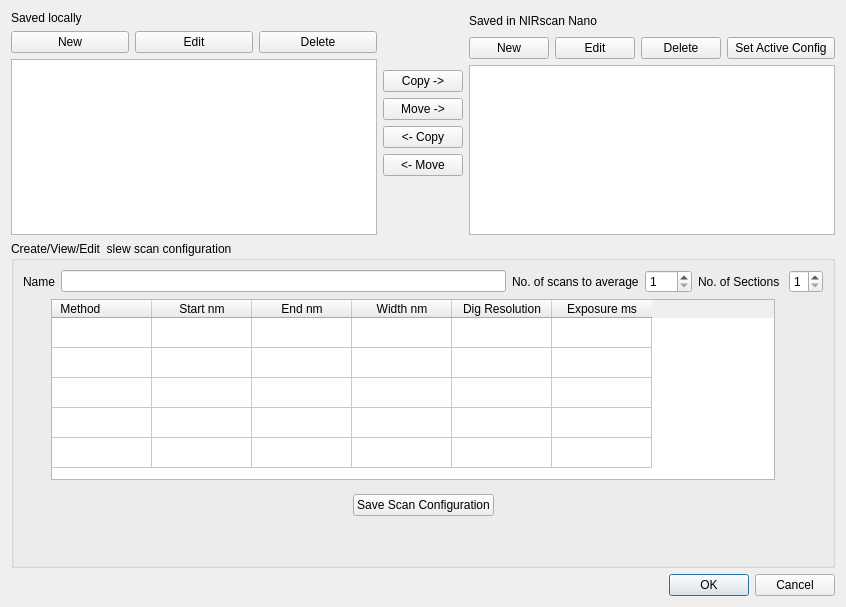
<?xml version="1.0" encoding="UTF-8"?>
<ui version="4.0">
 <class>ScanConfigDialog</class>
 <widget class="QDialog" name="ScanConfigDialog">
  <property name="geometry">
   <rect>
    <x>0</x>
    <y>0</y>
    <width>846</width>
    <height>607</height>
   </rect>
  </property>
  <property name="sizePolicy">
   <sizepolicy hsizetype="Fixed" vsizetype="Preferred">
    <horstretch>0</horstretch>
    <verstretch>0</verstretch>
   </sizepolicy>
  </property>
  <property name="windowTitle">
   <string>Scan Configuration</string>
  </property>
  <property name="styleSheet">
   <string notr="true"/>
  </property>
  <layout class="QVBoxLayout" name="verticalLayout_10">
   <item>
    <layout class="QVBoxLayout" name="verticalLayout_9">
     <item>
      <layout class="QHBoxLayout" name="horizontalLayout_5">
       <item>
        <layout class="QVBoxLayout" name="verticalLayout_6">
         <item>
          <layout class="QVBoxLayout" name="verticalLayout_2">
           <item>
            <widget class="QLabel" name="label">
             <property name="text">
              <string>Saved locally</string>
             </property>
            </widget>
           </item>
           <item>
            <layout class="QHBoxLayout" name="horizontalLayout_6">
             <item>
              <widget class="QPushButton" name="pushButton_new_local">
               <property name="text">
                <string>New</string>
               </property>
              </widget>
             </item>
             <item>
              <widget class="QPushButton" name="pushButton_edit_local">
               <property name="text">
                <string>Edit</string>
               </property>
               <property name="checkable">
                <bool>true</bool>
               </property>
              </widget>
             </item>
             <item>
              <widget class="QPushButton" name="pushButton_delete_local">
               <property name="text">
                <string>Delete</string>
               </property>
              </widget>
             </item>
            </layout>
           </item>
          </layout>
         </item>
         <item>
          <widget class="QListWidget" name="listWidget_local_scan_cfg"/>
         </item>
        </layout>
       </item>
       <item>
        <layout class="QVBoxLayout" name="verticalLayout_5">
         <item>
          <spacer name="verticalSpacer">
           <property name="orientation">
            <enum>Qt::Vertical</enum>
           </property>
           <property name="sizeHint" stdset="0">
            <size>
             <width>20</width>
             <height>40</height>
            </size>
           </property>
          </spacer>
         </item>
         <item>
          <widget class="QPushButton" name="pushButton_copy_right">
           <property name="text">
            <string>Copy -&gt;</string>
           </property>
          </widget>
         </item>
         <item>
          <widget class="QPushButton" name="pushButton_move_right">
           <property name="text">
            <string>Move -&gt;</string>
           </property>
          </widget>
         </item>
         <item>
          <widget class="QPushButton" name="pushButton_copy_left">
           <property name="text">
            <string>&lt;- Copy</string>
           </property>
          </widget>
         </item>
         <item>
          <widget class="QPushButton" name="pushButton_move_left">
           <property name="text">
            <string>&lt;- Move</string>
           </property>
          </widget>
         </item>
         <item>
          <spacer name="verticalSpacer_2">
           <property name="orientation">
            <enum>Qt::Vertical</enum>
           </property>
           <property name="sizeHint" stdset="0">
            <size>
             <width>20</width>
             <height>40</height>
            </size>
           </property>
          </spacer>
         </item>
        </layout>
       </item>
       <item>
        <layout class="QVBoxLayout" name="verticalLayout_4">
         <item>
          <layout class="QVBoxLayout" name="verticalLayout_3">
           <item>
            <layout class="QHBoxLayout" name="horizontalLayout_8">
             <item>
              <widget class="QLabel" name="label_2">
               <property name="text">
                <string>Saved in NIRscan Nano</string>
               </property>
              </widget>
             </item>
             <item>
              <spacer name="horizontalSpacer">
               <property name="orientation">
                <enum>Qt::Horizontal</enum>
               </property>
               <property name="sizeHint" stdset="0">
                <size>
                 <width>188</width>
                 <height>20</height>
                </size>
               </property>
              </spacer>
             </item>
            </layout>
           </item>
           <item>
            <layout class="QHBoxLayout" name="horizontalLayout_7" stretch="1,0,1,2">
             <item>
              <widget class="QPushButton" name="pushButton_new_target">
               <property name="text">
                <string>New</string>
               </property>
              </widget>
             </item>
             <item>
              <widget class="QPushButton" name="pushButton_edit_target">
               <property name="text">
                <string>Edit</string>
               </property>
               <property name="checkable">
                <bool>true</bool>
               </property>
              </widget>
             </item>
             <item>
              <widget class="QPushButton" name="pushButton_delete_target">
               <property name="text">
                <string>Delete</string>
               </property>
              </widget>
             </item>
             <item>
              <widget class="QPushButton" name="pushButton_set_active">
               <property name="toolTip">
                <string>Click to set the current selected Scan as default configuration on EVM</string>
               </property>
               <property name="text">
                <string>Set Active Config</string>
               </property>
              </widget>
             </item>
            </layout>
           </item>
          </layout>
         </item>
         <item>
          <widget class="QListWidget" name="listWidget_target_scan_cfg"/>
         </item>
        </layout>
       </item>
      </layout>
     </item>
     <item>
      <layout class="QVBoxLayout" name="verticalLayout_8">
       <item>
        <widget class="QGroupBox" name="groupBox_3">
         <property name="title">
          <string>Create/View/Edit  slew scan configuration</string>
         </property>
         <layout class="QVBoxLayout" name="verticalLayout_7">
          <item>
           <layout class="QVBoxLayout" name="verticalLayout">
            <item>
             <layout class="QHBoxLayout" name="horizontalLayout_4">
              <item>
               <layout class="QHBoxLayout" name="horizontalLayout">
                <item>
                 <widget class="QLabel" name="label_16">
                  <property name="text">
                   <string>Name</string>
                  </property>
                 </widget>
                </item>
                <item>
                 <widget class="QLineEdit" name="lineEdit_scan_config_name">
                  <property name="maxLength">
                   <number>13</number>
                  </property>
                 </widget>
                </item>
               </layout>
              </item>
              <item>
               <layout class="QHBoxLayout" name="horizontalLayout_2">
                <item>
                 <widget class="QLabel" name="label_15">
                  <property name="text">
                   <string>No. of scans to average</string>
                  </property>
                 </widget>
                </item>
                <item>
                 <widget class="QSpinBox" name="spinBox_num_scans_avg">
                  <property name="minimum">
                   <number>1</number>
                  </property>
                  <property name="maximum">
                   <number>100</number>
                  </property>
                  <property name="value">
                   <number>1</number>
                  </property>
                 </widget>
                </item>
               </layout>
              </item>
              <item>
               <layout class="QHBoxLayout" name="horizontalLayout_3">
                <item>
                 <widget class="QLabel" name="label_NumSections">
                  <property name="text">
                   <string>No. of Sections </string>
                  </property>
                 </widget>
                </item>
                <item>
                 <widget class="QSpinBox" name="spinBox_numSections">
                  <property name="minimum">
                   <number>1</number>
                  </property>
                  <property name="maximum">
                   <number>5</number>
                  </property>
                 </widget>
                </item>
               </layout>
              </item>
             </layout>
            </item>
            <item>
             <layout class="QHBoxLayout" name="horizontalLayout_11">
              <item>
               <spacer name="horizontalSpacer_5">
                <property name="orientation">
                 <enum>Qt::Horizontal</enum>
                </property>
                <property name="sizeHint" stdset="0">
                 <size>
                  <width>28</width>
                  <height>20</height>
                 </size>
                </property>
               </spacer>
              </item>
              <item>
               <widget class="QTableWidget" name="SlewItemsWidget">
                <property name="sizePolicy">
                 <sizepolicy hsizetype="Preferred" vsizetype="Fixed">
                  <horstretch>1</horstretch>
                  <verstretch>0</verstretch>
                 </sizepolicy>
                </property>
                <property name="minimumSize">
                 <size>
                  <width>0</width>
                  <height>181</height>
                 </size>
                </property>
                <property name="verticalScrollBarPolicy">
                 <enum>Qt::ScrollBarAlwaysOff</enum>
                </property>
                <property name="horizontalScrollBarPolicy">
                 <enum>Qt::ScrollBarAlwaysOff</enum>
                </property>
                <property name="autoScroll">
                 <bool>false</bool>
                </property>
                <property name="tabKeyNavigation">
                 <bool>false</bool>
                </property>
                <attribute name="horizontalHeaderHighlightSections">
                 <bool>false</bool>
                </attribute>
                <attribute name="verticalHeaderVisible">
                 <bool>false</bool>
                </attribute>
                <attribute name="verticalHeaderHighlightSections">
                 <bool>false</bool>
                </attribute>
                <row>
                 <property name="text">
                  <string>1</string>
                 </property>
                </row>
                <row>
                 <property name="text">
                  <string>2</string>
                 </property>
                </row>
                <row>
                 <property name="text">
                  <string>3</string>
                 </property>
                </row>
                <row>
                 <property name="text">
                  <string>4</string>
                 </property>
                </row>
                <row>
                 <property name="text">
                  <string>5</string>
                 </property>
                </row>
                <column>
                 <property name="text">
                  <string>Method             </string>
                 </property>
                </column>
                <column>
                 <property name="text">
                  <string>Start nm</string>
                 </property>
                </column>
                <column>
                 <property name="text">
                  <string>End nm</string>
                 </property>
                </column>
                <column>
                 <property name="text">
                  <string>Width nm</string>
                 </property>
                </column>
                <column>
                 <property name="text">
                  <string>Dig Resolution</string>
                 </property>
                </column>
                <column>
                 <property name="text">
                  <string>Exposure ms</string>
                 </property>
                </column>
                <item row="0" column="0">
                 <property name="text">
                  <string/>
                 </property>
                 <property name="flags">
                  <set>ItemIsSelectable|ItemIsEditable|ItemIsDragEnabled|ItemIsUserCheckable|ItemIsEnabled</set>
                 </property>
                </item>
               </widget>
              </item>
              <item>
               <spacer name="horizontalSpacer_6">
                <property name="orientation">
                 <enum>Qt::Horizontal</enum>
                </property>
                <property name="sizeHint" stdset="0">
                 <size>
                  <width>48</width>
                  <height>20</height>
                 </size>
                </property>
               </spacer>
              </item>
             </layout>
            </item>
            <item>
             <spacer name="verticalSpacer_3">
              <property name="orientation">
               <enum>Qt::Vertical</enum>
              </property>
              <property name="sizeHint" stdset="0">
               <size>
                <width>20</width>
                <height>18</height>
               </size>
              </property>
             </spacer>
            </item>
            <item>
             <layout class="QHBoxLayout" name="horizontalLayout_9">
              <item>
               <spacer name="horizontalSpacer_3">
                <property name="orientation">
                 <enum>Qt::Horizontal</enum>
                </property>
                <property name="sizeHint" stdset="0">
                 <size>
                  <width>178</width>
                  <height>20</height>
                 </size>
                </property>
               </spacer>
              </item>
              <item>
               <widget class="QPushButton" name="pushButton_scan_config_save">
                <property name="text">
                 <string>Save Scan Configuration</string>
                </property>
               </widget>
              </item>
              <item>
               <spacer name="horizontalSpacer_4">
                <property name="orientation">
                 <enum>Qt::Horizontal</enum>
                </property>
                <property name="sizeHint" stdset="0">
                 <size>
                  <width>278</width>
                  <height>20</height>
                 </size>
                </property>
               </spacer>
              </item>
             </layout>
            </item>
           </layout>
          </item>
          <item>
           <widget class="QLabel" name="label_totalpatterns">
            <property name="text">
             <string/>
            </property>
           </widget>
          </item>
          <item>
           <widget class="QLabel" name="label_wavelength_error">
            <property name="text">
             <string/>
            </property>
           </widget>
          </item>
         </layout>
        </widget>
       </item>
       <item>
        <layout class="QHBoxLayout" name="horizontalLayout_10">
         <item>
          <spacer name="horizontalSpacer_2">
           <property name="orientation">
            <enum>Qt::Horizontal</enum>
           </property>
           <property name="sizeHint" stdset="0">
            <size>
             <width>428</width>
             <height>20</height>
            </size>
           </property>
          </spacer>
         </item>
         <item>
          <widget class="QDialogButtonBox" name="buttonBox">
           <property name="orientation">
            <enum>Qt::Horizontal</enum>
           </property>
           <property name="standardButtons">
            <set>QDialogButtonBox::Cancel|QDialogButtonBox::Ok</set>
           </property>
          </widget>
         </item>
        </layout>
       </item>
      </layout>
     </item>
    </layout>
   </item>
  </layout>
 </widget>
 <resources/>
 <connections>
  <connection>
   <sender>buttonBox</sender>
   <signal>accepted()</signal>
   <receiver>ScanConfigDialog</receiver>
   <slot>accept()</slot>
   <hints>
    <hint type="sourcelabel">
     <x>248</x>
     <y>254</y>
    </hint>
    <hint type="destinationlabel">
     <x>157</x>
     <y>274</y>
    </hint>
   </hints>
  </connection>
  <connection>
   <sender>buttonBox</sender>
   <signal>rejected()</signal>
   <receiver>ScanConfigDialog</receiver>
   <slot>reject()</slot>
   <hints>
    <hint type="sourcelabel">
     <x>316</x>
     <y>260</y>
    </hint>
    <hint type="destinationlabel">
     <x>286</x>
     <y>274</y>
    </hint>
   </hints>
  </connection>
 </connections>
</ui>
